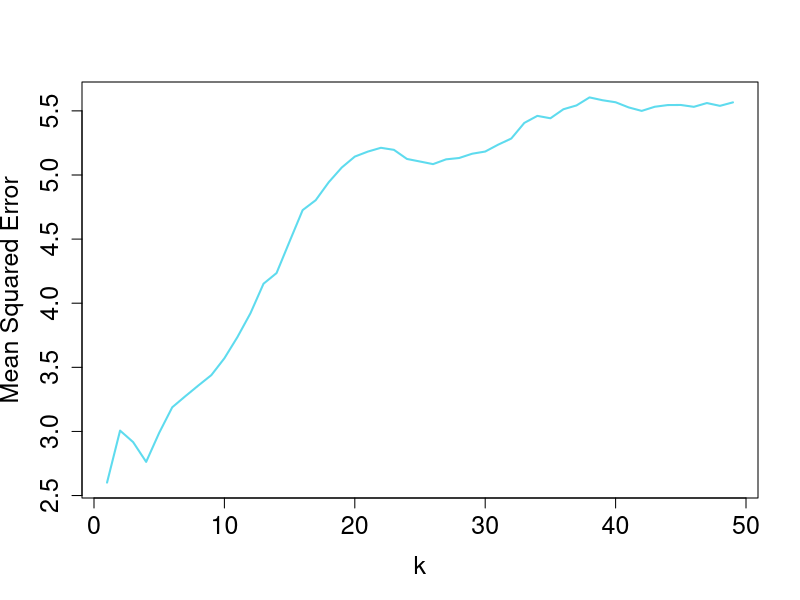

The R source for this figure:
require(datasets)
require(class)
require(grDevices)
require(lattice)

### Simulated Process ###
n   = 50                         # sample size
Xis = rnorm(n)                   # realizations of X
E   = rnorm(n)                   # realizations of epsilon
RC  =function(x) sin(2*pi*x)-x^2 # regression curve
Yis =RC(Xis)+E                   # dependent variables

### knn regression function ###
knn.reg = function (x, xis, yis, k) {
  knn.reg = rep(NA,times=length(x))
  for (i in 1:length(x))
  {
    distances = abs(x[i]-xis)
    knn.reg[i] = mean(yis[order(distances)][1:k])
  }
  knn.reg}

### MAEleaveOneOut Function ###

SEkNN = function(k, x, y, p){           # squared error function
  yhat = knn.reg(x[p], x[-p], y[-p], k) # predicted y value
  e    = (yhat - y[p])^2                # squared error of prediction
  return(e)}                     

### Find k_CV ### 

listk  = matrix(0, n-1, n)                 # object for ks and es
for (k in 1:(n-1)){                        # loop for possible ks
  for (p in 1:n){                          # possible dropped obs.
    listk[k, p] = SEkNN(k, Xis, Yis, p)}}  # knn.reg required
MSEkNN = (n)^(-1) * rowSums(listk)         # Mean squared error
k_CV   = match(min(MSEkNN), MSEkNN)        # cross validated k
k_CV
k      = 1:49
### Plot ###

par(cex.axis = 1.5, cex.lab = 1.5, pch = 19, cex = 1)
plot(k,MSEkNN, type = "l", xlab = "k", ylab = "Mean Squared Error",
     col = rgb(0.1, 0.8, 0.9, alpha=0.7), lwd = 2)

